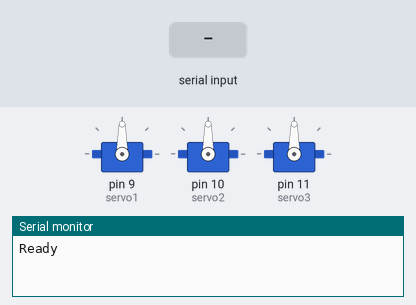
The sketch below on a simulated Arduino Uno, built with avr-gcc and run on an emulated ATmega328P. Shown: 3 × servo, the last lines printed to the serial monitor. Inputs (shaded band) come from the test bench.

Above: at 1.2 s.
1.3 s: "a90\n" received over Serial
At 2.0 s:
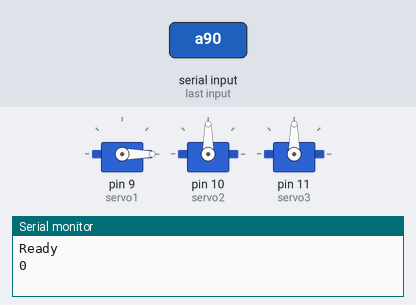
2.8 s: "a,45\n" received over Serial
At 3.1 s:
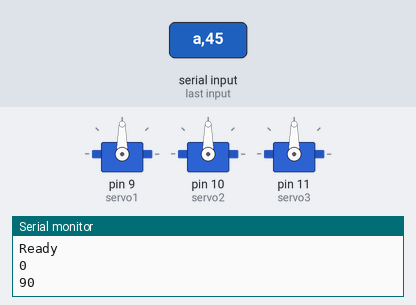
4.3 s: "b90\n" received over Serial
At 5.5 s:
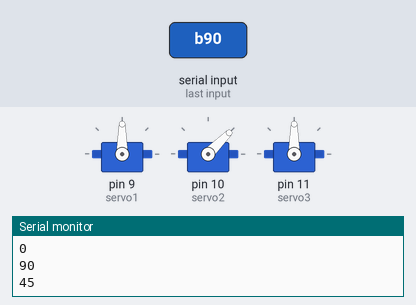
5.8 s: "b,45\n" received over Serial
At 6.6 s:
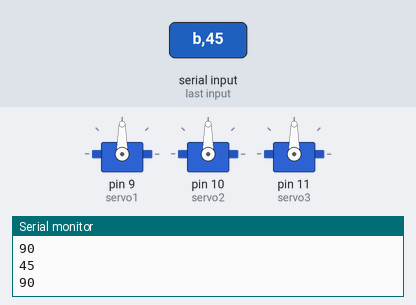
7.3 s: "c90\n" received over Serial
At 7.8 s:
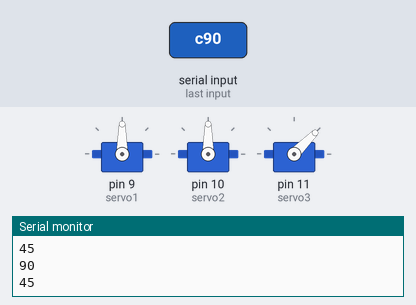
Timing chart, 0 to 9.8 s (numbered marks = the images above; inputs shaded):
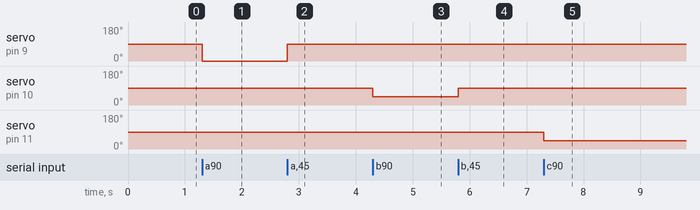

The sketch:

gui_arduino_code.ino
```cpp
#include <Servo.h>

Servo servo1; Servo servo2; Servo servo3;


void setup() {

  servo1.attach(9);
  servo2.attach(10);
    servo3.attach(11);

  Serial.begin(115200);
  Serial.println("Ready");

}

void loop() {

  static int v = 0;

  if ( Serial.available()) {
    char ch = Serial.read();

    switch(ch) {
      case '0'...'9':
        v = v * 10 + ch - '0';
        break;
      case 'a':
        servo1.write(v);
        Serial.println(v);
        v = 0;
        break;
      case 'b':
        servo2.write(v);
        Serial.println(v);
        v = 0;
        break;
      case 'c':
        servo3.write(v);
        Serial.println(v);
        v = 0;
        break;
    }
  }

}
```

Measured:
- after the input at 1.3 s, servo on pin 9 (servo1): 90° → 0° at once
- after the input at 2.8 s, servo on pin 9 (servo1): 0° → 90° at once
- after the input at 4.3 s, servo on pin 10 (servo2): 90° → 45° at once
- after the input at 5.8 s, servo on pin 10 (servo2): 45° → 90° at once
- after the input at 7.3 s, servo on pin 11 (servo3): 90° → 45° at once
